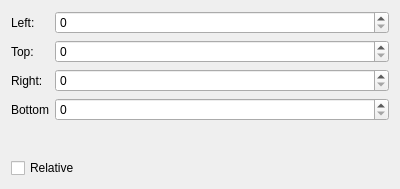
<?xml version="1.0" encoding="UTF-8"?>
<ui version="4.0">
 <class>ResizeTab</class>
 <widget class="QWidget" name="ResizeTab">
  <property name="geometry">
   <rect>
    <x>0</x>
    <y>0</y>
    <width>400</width>
    <height>189</height>
   </rect>
  </property>
  <property name="windowTitle">
   <string>Form</string>
  </property>
  <layout class="QVBoxLayout" name="verticalLayout">
   <item>
    <layout class="QFormLayout" name="formLayout">
     <item row="0" column="0">
      <widget class="QLabel" name="label">
       <property name="text">
        <string>Left:</string>
       </property>
      </widget>
     </item>
     <item row="1" column="0">
      <widget class="QLabel" name="label_2">
       <property name="text">
        <string>Top:</string>
       </property>
      </widget>
     </item>
     <item row="2" column="0">
      <widget class="QLabel" name="label_3">
       <property name="text">
        <string>Right:</string>
       </property>
      </widget>
     </item>
     <item row="3" column="0">
      <widget class="QLabel" name="label_4">
       <property name="text">
        <string>Bottom</string>
       </property>
      </widget>
     </item>
     <item row="0" column="1">
      <widget class="QSpinBox" name="left">
       <property name="maximum">
        <number>10000</number>
       </property>
      </widget>
     </item>
     <item row="1" column="1">
      <widget class="QSpinBox" name="top">
       <property name="maximum">
        <number>10000</number>
       </property>
      </widget>
     </item>
     <item row="2" column="1">
      <widget class="QSpinBox" name="right">
       <property name="maximum">
        <number>10000</number>
       </property>
      </widget>
     </item>
     <item row="3" column="1">
      <widget class="QSpinBox" name="bottom">
       <property name="maximum">
        <number>10000</number>
       </property>
      </widget>
     </item>
    </layout>
   </item>
   <item>
    <widget class="QCheckBox" name="relative">
     <property name="text">
      <string>Relative</string>
     </property>
    </widget>
   </item>
  </layout>
 </widget>
 <resources/>
 <connections/>
</ui>
